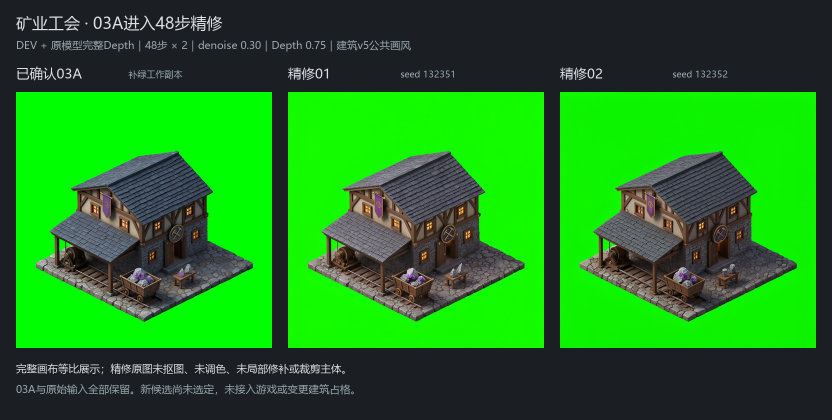
#> input picture tools/ai-gen/_mining_guild_20260831/mining_guild_03A_dev_s48_comparison.png, 1664 x 840 px, given in place of mining_guild_refine_v02_raw.png, which was not available (shown at 1/2 size)
$ python prepare.py
#> lines starting #> are read from the running program, lines starting #| are printed output that depends on the picture; after the words box and inside, x2 and y2 are one past the last pixel; in counts of white or black regions, pixels touching at a corner belong together; pictures that were not available may be replaced by others from this repository, and a replacement may not be noted
"""Prepare a cargo-only revision of the user-selected mining guild 48-step02."""
import json
from pathlib import Path

from PIL import Image, ImageDraw

HERE = Path(__file__).resolve().parent
ROOT = HERE.parent
REPO = ROOT.parents[2]


def relative(path):
    return path.relative_to(REPO).as_posix()


source = ROOT / "candidates_03A_dev_s48/mining_guild/mining_guild_refine_v02_raw.png"
depth = ROOT / "mining_guild_body_depth.png"
raw = Image.open(source).convert("RGB")
#> raw is the input picture: PIL image 1664x840 RGB; mean R, G, B 32.6, 124.5, 31.2
# Full 1024px source coordinates. The front cart rim stays outside this polygon.
polygon = [(431, 737), (450, 723), (469, 708), (482, 697), (495, 698),
           (511, 708), (520, 723), (560, 747), (555, 756), (513, 779),
           (479, 765), (456, 754), (440, 743)]
mask = Image.new("L", raw.size)
#> mask: PIL image 1664x840 L; every value is 0
ImageDraw.Draw(mask).polygon(polygon, fill=255)
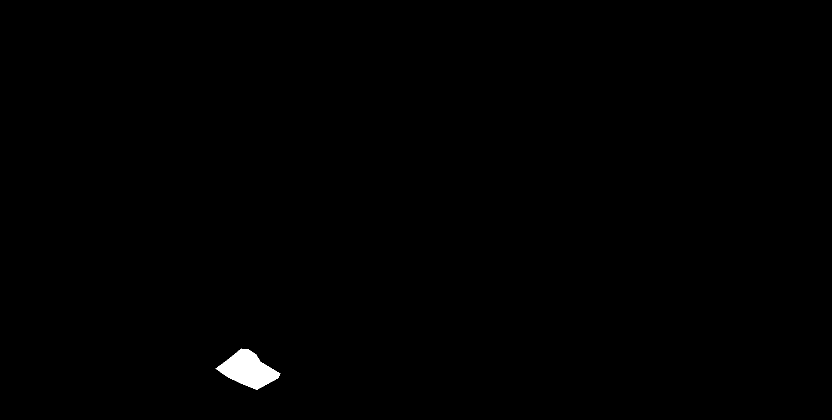
#> mask: PIL image 1664x840 L (shown at 1/2 size); 0.41% white; 1 white region, box (x1, y1, x2, y2) and area: (431, 697, 561, 780) 5674
mask.save(HERE / "cargo_mask.png")
overlay = Image.blend(raw, Image.new("RGB", raw.size, (240, 40, 110)), 0.45)
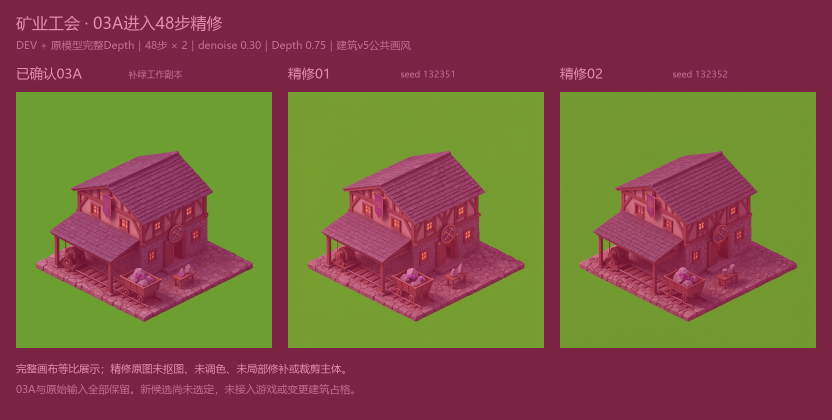
#> overlay: PIL image 1664x840 RGB (shown at 1/2 size); mean R, G, B 125.4, 86.2, 66.1
overlay = Image.composite(overlay, raw, mask)
ImageDraw.Draw(overlay).line(polygon + [polygon[0]], fill=(255, 235, 80), width=1)
overlay.crop((405, 680, 590, 808)).resize((740, 512)).save(HERE / "cargo_mask_detail.png")
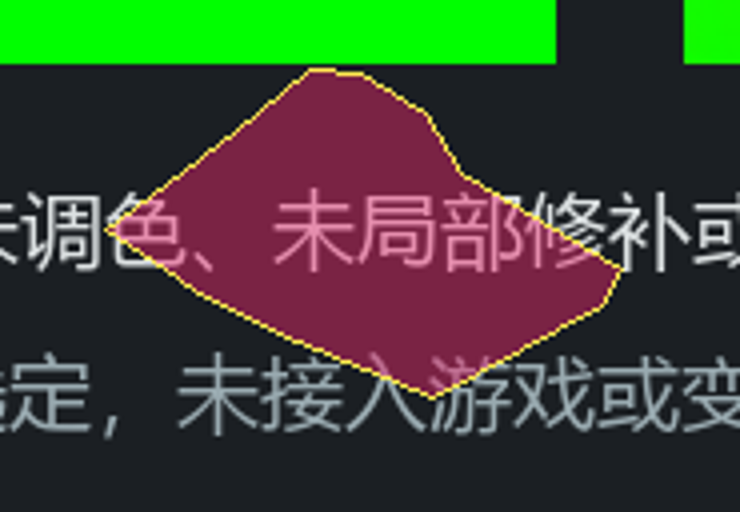
#> saved as cargo_mask_detail.png: PIL image 740x512 RGB; mean R, G, B 60.5, 69.5, 51.8

request = (
    "Inside the existing single wooden mining cart, replace ALL of its gray ore cargo "
    "with a compact load of solid PURPLE CRYSTALS. Every cargo piece is wholly violet "
    "crystal from base to tip, with angular flat polygonal facets, short chunky prismatic "
    "forms and a few short pointed terminations. Rich amethyst-purple faces, deep plum "
    "shadow faces and lighter lavender-purple lit facets; the whole load is purple, "
    "with absolutely NO gray rocky matrix and NO gray stones with purple spots. "
    "Keep the load approximately the original height and volume, clearly inside the "
    "cart. Retain the wooden rim, cart boards, wheels, rails and existing occlusion. "
    "Preserve the rest of the accepted mining guild exactly, including the assay table "
    "and its original samples, open doors, emblem, pennant, walls, roof and foundation. "
    "Purple crystals have restrained broad highlights without bloom or emitted light."
)
manifest = {
    "outputRoot": relative(HERE / "candidates"),
    "host": "192.168.3.142", "port": 8188, "model": "flux2-dev-depth",
    "styleVersion": "world122-building-v5",
    "styleTemplate": "tools/ai-gen/prompts/world122-building-style.md",
    "size": "1024x1024", "cfg": 3.5, "sampler": "euler", "scheduler": "simple",
    "generationTimeout": 3600, "useEdgeControl": False,
    "refineSteps": 48, "refineVariants": 1,
    "refineDenoise": 0.75, "refineDepthStrength": 0.75,
    "authorization": {
        "userRequest": "还是有点不对，矿车的矿石能否替换成纯紫色的晶石",
        "standingAuthorizationRecord": "AGENTS.md#建筑管线局域网上传授权（2026-08-31）",
        "destination": "http://192.168.3.142:8188",
        "destinationUploadAuthorized": True,
        "scope": "Cargo-only Dev masked revision: selected02 image, original Depth, local cargo mask, prompt and parameters; download result",
        "runtimeInstallationRequested": False,
    },
    "assets": [{
        "id": "mining_guild", "label": "矿业工会02 · 纯紫色晶石矿车",
        "assetClass": "mining_guild", "assetType": "World-122 mine-plane mining guild building",
        "foundationStyle": "rubble_stone", "footprintCells": 4,
        "controlImage": relative(depth), "postprocessDepthImage": relative(depth),
        "primaryRequest": "mining guild with solid purple crystal cargo inside its wooden cart",
        "structureRequest": request, "detailRequest": request, "maskedRefineRequest": request,
        "paletteConstraint": "All cart cargo is solid amethyst purple crystal with violet facets and dark plum recesses. Preserve all existing non-cargo colors and materials.",
        "negativeRequest": "gray cargo stones, rock matrix, gray rocks with purple spots, white or blue or clear crystal cargo, tall crystal towers, neon bloom, purple wooden cart boards, new props",
        "sceneBackdropRequest": "Preserve the source solid chroma green backdrop outside the complete building and foundation; no ground shadow.",
        "approvedForRefinement": True, "runtimeInstalled": False,
        "selectedRefineCandidate": relative(source),
    }],
    "localEdit": {
        "baseSelectedVariant": 2, "baseSelectedSeed": 132352,
        "source": relative(source), "mask": relative(HERE / "cargo_mask.png"),
        "polygon": polygon, "requestedSeed": 132361,
        "nonstandardReason": "Higher denoise is limited to the cargo mask to replace rock geometry with purple crystal geometry.",
        "compositionPolicy": "Copy only the local cargo patch into accepted02; preserve all other pixels and original Alpha/crop.",
    },
}
(HERE / "manifest.json").write_text(json.dumps(manifest, ensure_ascii=False, indent=2) + "\n", encoding="utf-8")
print(json.dumps({"manifest": relative(HERE / "manifest.json"), "maskBox": mask.getbbox()}, ensure_ascii=False))
#| {"manifest": "tools/ai-gen/_mining_guild_20260831/cart_purple_crystal_v01/manifest.json", "maskBox": [431, 697, 561, 780]}

$ run again, on tools/ai-gen/_mining_guild_20260831/mining_guild_dev_s12_candidates.png
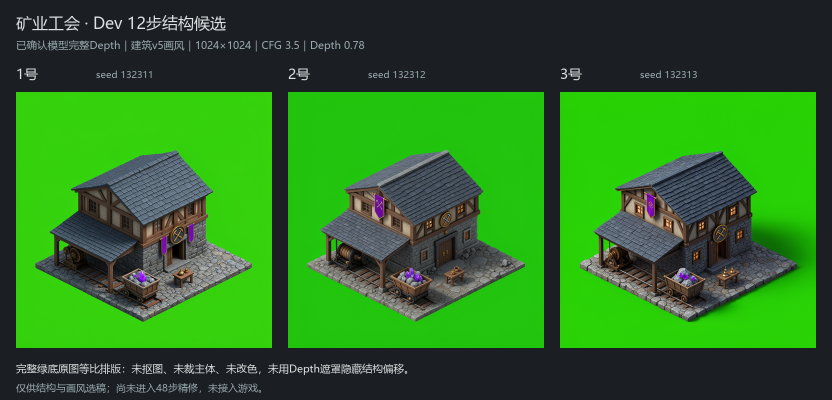
#> input picture tools/ai-gen/_mining_guild_20260831/mining_guild_dev_s12_candidates.png, 1664 x 800 px, given in place of mining_guild_refine_v02_raw.png, which was not available (shown at 1/2 size)
#> raw is the input picture: PIL image 1664x800 RGB; mean R, G, B 44.6, 110.8, 35.8
#> `ImageDraw.Draw(mask).polygon(polygon, fill=255)`:
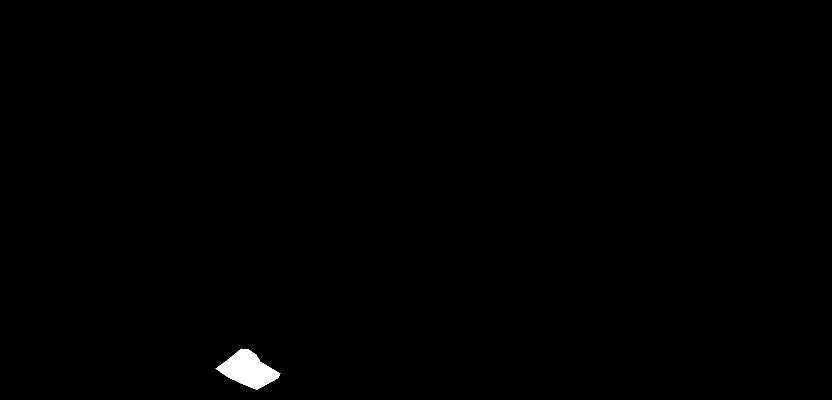
#> mask: PIL image 1664x800 L (shown at 1/2 size); 0.43% white; 1 white region, box (x1, y1, x2, y2) and area: (431, 697, 561, 780) 5674
#> `overlay.crop((405, 680, 590, 808)).resize((740, 512)).save(HERE / "car..`:
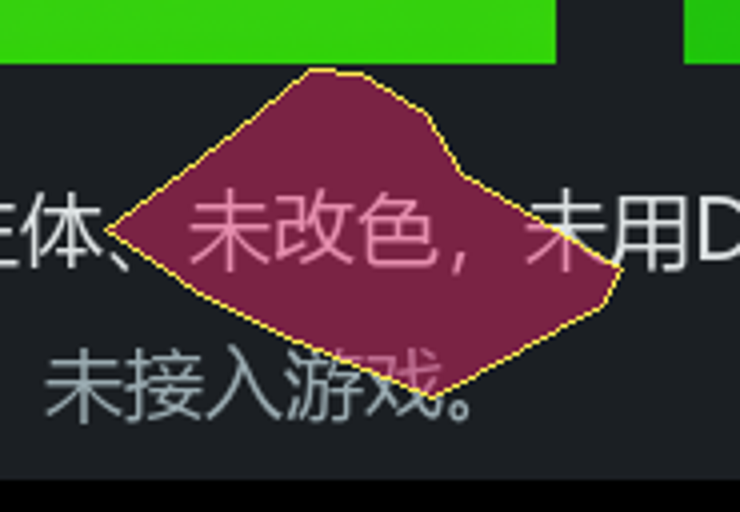
#> saved as cargo_mask_detail.png: PIL image 740x512 RGB; mean R, G, B 60.4, 59.2, 47.2
#| {"manifest": "tools/ai-gen/_mining_guild_20260831/cart_purple_crystal_v01/manifest.json", "maskBox": [431, 697, 561, 780]}
